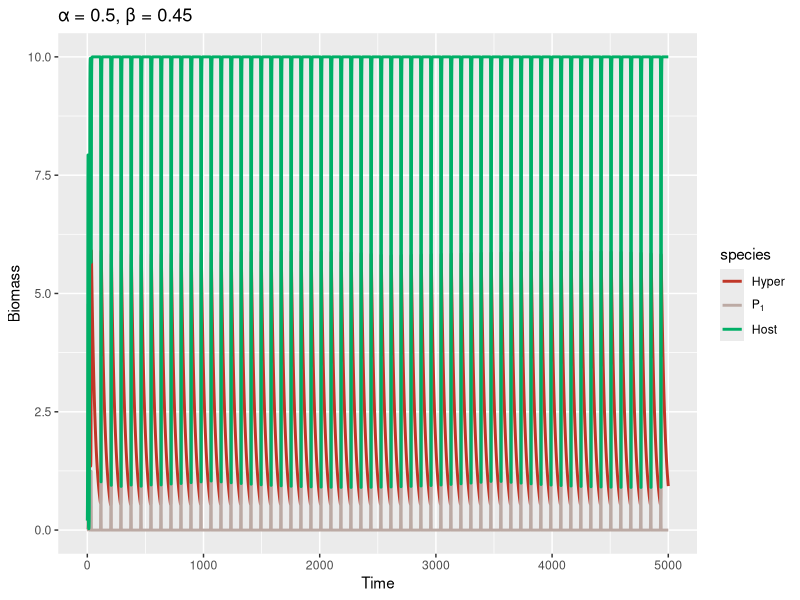

The R script that drew this image: (Note: this script raises an error after producing the figure.)
library(deSolve)
library(tidyverse)

### Build up tritrophic model ----
Model <- function(times, state, parms) {
  with(as.list(c(state, parms)), {
    dH_dt = (h1 * o1 * P1 * H) - (d * H)
    dP1_dt = e1 * a1 * P1 * S - o1 * P1 * H - m1 * P1
    dS_dt = r * S * (1-S/K) - a1 * P1 * S
    return(list(c(dH_dt, dP1_dt, dS_dt)))
  })
}
### Type-II functional response
Model <- function(times, state, parms) {
  with(as.list(c(state, parms)), {
    dH_dt = h1 * (o1 * P1) / (Ks + P1) * H - d * H
    dP1_dt = e1 * (a1 * S) / (Ks + S) * P1  - (o1 * P1) / (Ks + P1) * H - m1 * P1
    dS_dt = r * S * (1-S/K) - (a1 * S) / (Ks + S) * P1
    return(list(c(dH_dt, dP1_dt, dS_dt)))
  })
}

### Type-II functional response
Model <- function(times, state, parms) {
  with(as.list(c(state, parms)), {
    dH_dt = h1 * (o1 * P1) / (Ks + P1) * H - d * H
    dP1_dt = e1 * (a1 * S)* P1  - (o1 * P1) / (Ks + P1) * H - m1 * P1
    dS_dt = r * S * (1-S/K) - (a1 * S) * P1
    return(list(c(dH_dt, dP1_dt, dS_dt)))
  })
}

### Model parameters ----

times <- seq(0, 5000, by = 0.05)
#state <- c(H = 1, P1H = 0, P1 = 2, S = 5)
state <- c(H = 0.01, P1 = 0.01, S = 0.2)
#Change alpha and beta--
parms <- c(r = 1, K = 10,
           a1 = 0.5, psi1 = 1, e1 = 0.5,
           b1 = 0.45, m1 = 0.2, e1H = 0.5,
           o1 = 0.8, h1 = 1, c1 = 0.9, d = 0.03, Ks = 0.8)


### Model application ----
pop_size = ode(func = Model, times = times, y = state, parms = parms)

tail(pop_size)
#tail(mutate(as.data.frame(pop_size), P1total = P1 + P1H))
### Plot the result ----
## Plotting
pop_size %>%
  as.data.frame() %>%
  filter(time %% 1 == 0) %>%
  #filter(time > 1000, time < 5000) %>%
  #View()
  pivot_longer(cols = c("H", "P1", "S"), #"H", "P1H", "P1", "S" 
               names_to = "species", values_to = "biomass") %>%
  #filter(species == c("H","S")) %>%
  ggplot(mapping = aes(x = time, y = biomass, color = species)) +
  labs(x = "Time", y = "Biomass", title = paste0("α = ", parms["a1"], ", β = ", parms["b1"])) +  #paste0("r =", parms["r"]))β
  geom_line(lwd = 1) +
  scale_colour_manual(labels = c("H" = "Hyper", "P1" = expression(P[1]), 
                                 "P1H" = expression(P[1/H]), "S" = "Host"),
                      values = c("H" = "#C03728", "P1" = "#BCAAA4", 
                                 "P1H" = "#82491E", "S" = "#00AF66"))

k = 0
avg = rep(0, 3)
for (j in colnames(pop_size)[2:4]) { #run a loop that can input each species
  peaks = findpeaks(pop_size[, j])[ ,2]
  periods = peaks[length(peaks)] - peaks[length(peaks) - 1]
  avg[k] = mean(pop_size[(length(times) - periods + 1):length(times), j]) #store the long term average in to the vector that just created
  k = k + 1 #increase k so that we can put the value of next species into the vector
}
avg
